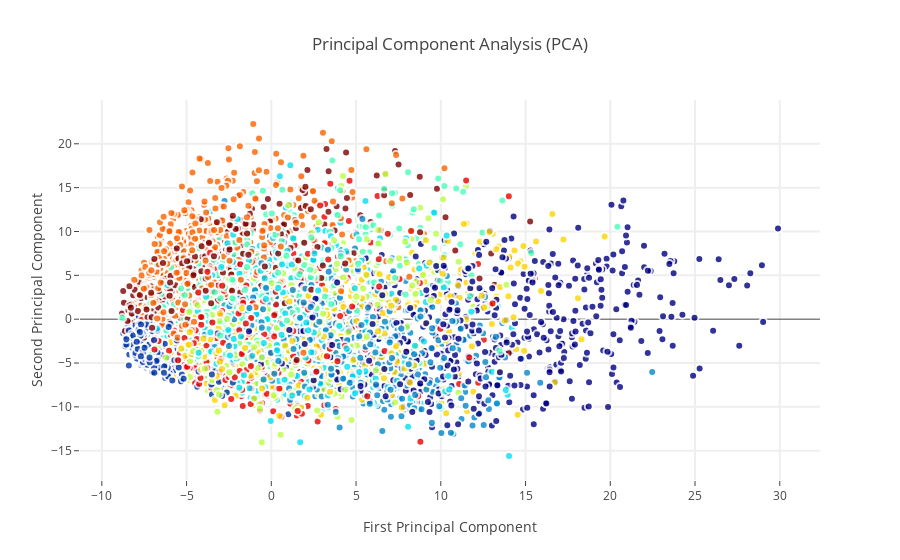

The cell this chart's notebook holds for it:
### Code cell
trace0 = go.Scatter(
    x = X_5d[:,0],
    y = X_5d[:,1],
    name = Target,
    hoveron = Target,
    mode = 'markers',
    text = Target,
    showlegend = False,
    marker = dict(
        size = 8,
        color = Target,
        colorscale ='Jet',
        showscale = False,
        line = dict(
            width = 2,
            color = 'rgb(255, 255, 255)'
        ),
        opacity = 0.8
    )
)
data = [trace0]

layout = go.Layout(
    title= 'Principal Component Analysis (PCA)',
    hovermode= 'closest',
    xaxis= dict(
         title= 'First Principal Component',
        ticklen= 5,
        zeroline= False,
        gridwidth= 2,
    ),
    yaxis=dict(
        title= 'Second Principal Component',
        ticklen= 5,
        gridwidth= 2,
    ),
    showlegend= True
)


fig = dict(data=data, layout=layout)
py.iplot(fig, filename='styled-scatter')

### Figure 1 — Plotly figure (JSON) as saved in the notebook; plotly's stock layout.template omitted (floating-point values rounded to 4 significant figures; data arrays with more than 128 entries replaced by an {"elided": "..."} marker saying what was removed)
{"data": [{"hoveron": {"elided": "6000 int values"}, "marker": {"color": {"elided": "6000 int values"}, "colorscale": "Jet", "line": {"color": "rgb(255, 255, 255)", "width": 2}, "opacity": 0.8, "showscale": false, "size": 8}, "mode": "markers", "name": {"elided": "6000 int values"}, "showlegend": false, "text": {"elided": "6000 int values"}, "type": "scatter", "x": {"elided": "6000 float values"}, "y": {"elided": "6000 float values"}}], "layout": {"hovermode": "closest", "showlegend": true, "title": "Principal Component Analysis (PCA)", "xaxis": {"gridwidth": 2, "ticklen": 5, "title": "First Principal Component", "zeroline": false}, "yaxis": {"gridwidth": 2, "ticklen": 5, "title": "Second Principal Component"}}}
